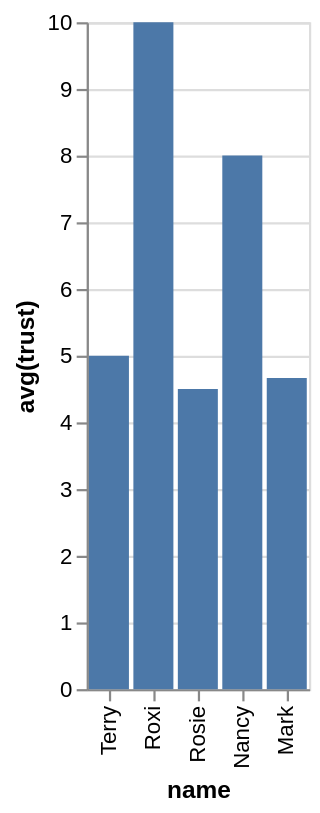

Express this chart as Vega-Lite.
### Vega-Lite specification from a JSON file in a GitHub repository (floating-point values rounded to 4 significant figures)
{"data": {"values": [{"x_data": "Terry", "y_data": 5}, {"x_data": "Roxi", "y_data": 10}, {"x_data": "Rosie", "y_data": 4.5}, {"x_data": "Nancy", "y_data": 8}, {"x_data": "Mark", "y_data": 4.667}]}, "mark": "bar", "encoding": {"x": {"field": "x_data", "type": "nominal", "title": "name", "sort": "descending"}, "y": {"field": "y_data", "type": "quantitative", "title": "avg(trust)"}}}
